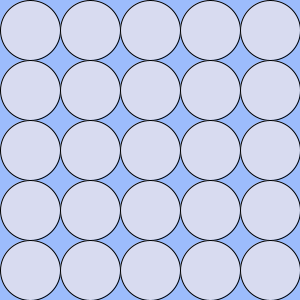
Frame 1 (no input)
Frame 60 (the mouse pressed at the canvas centre just before this capture): identical to frame 1, image omitted
Frame 120 (the mouse held since frame 60 and released just before this capture): identical to frame 1, image omitted

The Processing sketch that drew this single still picture (run headless with seeded random() and noise(); from frame 60 on, the mouse is pressed at the canvas centre):

// Processing sketch: week03_10
// ── week03_10.pde
void setup()
{
  size(300, 300);
  colorMode(HSB, 360, 100, 100);
  chooseColor();
}
float h, s, b;
void chooseColor()
{
  h = random(360);
  s = random(38);
  b = random(99);
}
void draw()
{
  background(220, 38 ,99);
  for(int i=0; i<5; i++)
  {
    for(int j=0; j<5; j++)
    {
      fill(h, s, b);
      ellipse(30+j*60, 30+i*60, 60 ,60);
    }
  }
}
